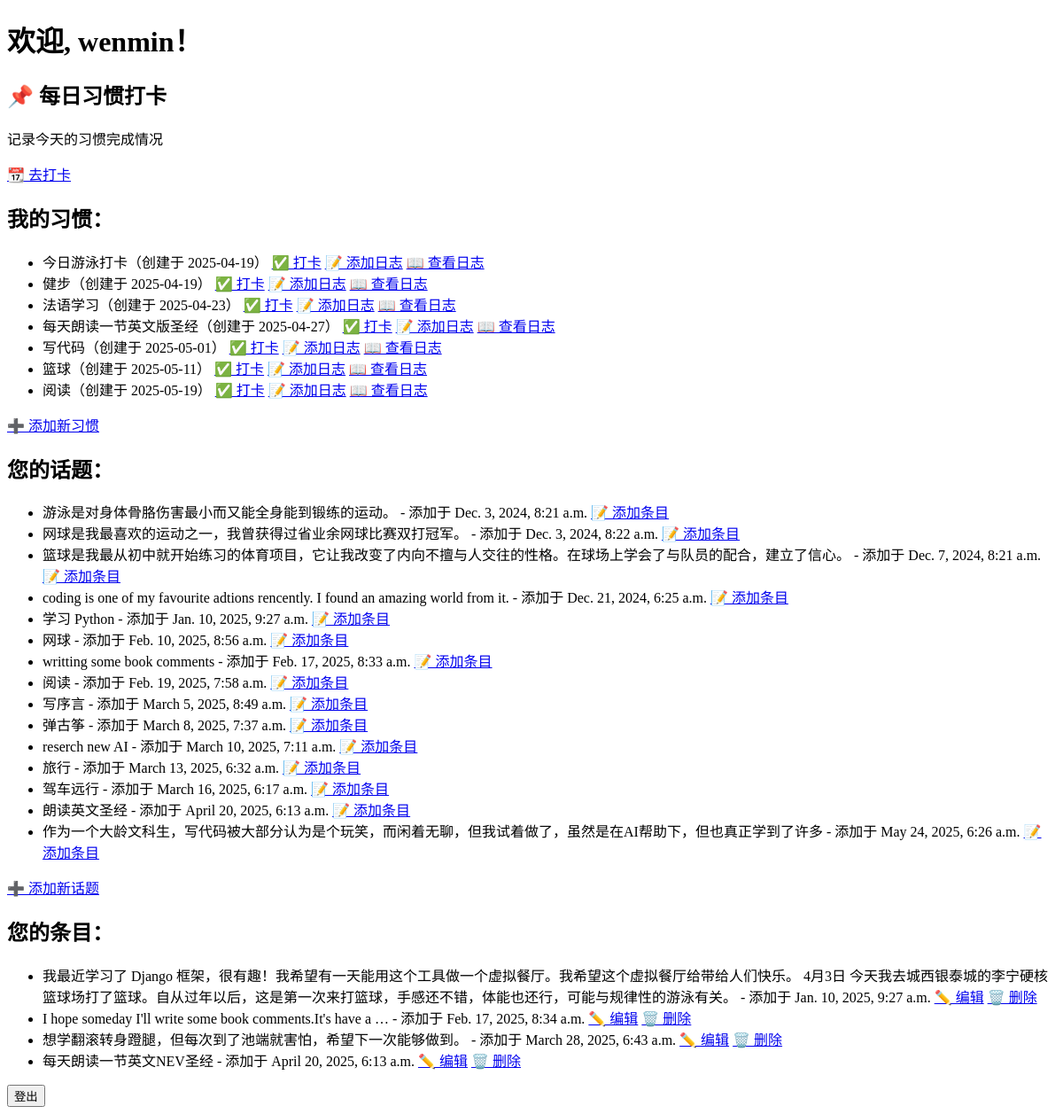
/users/user_home/ (signed in), run on an earlier commit of the app's database.
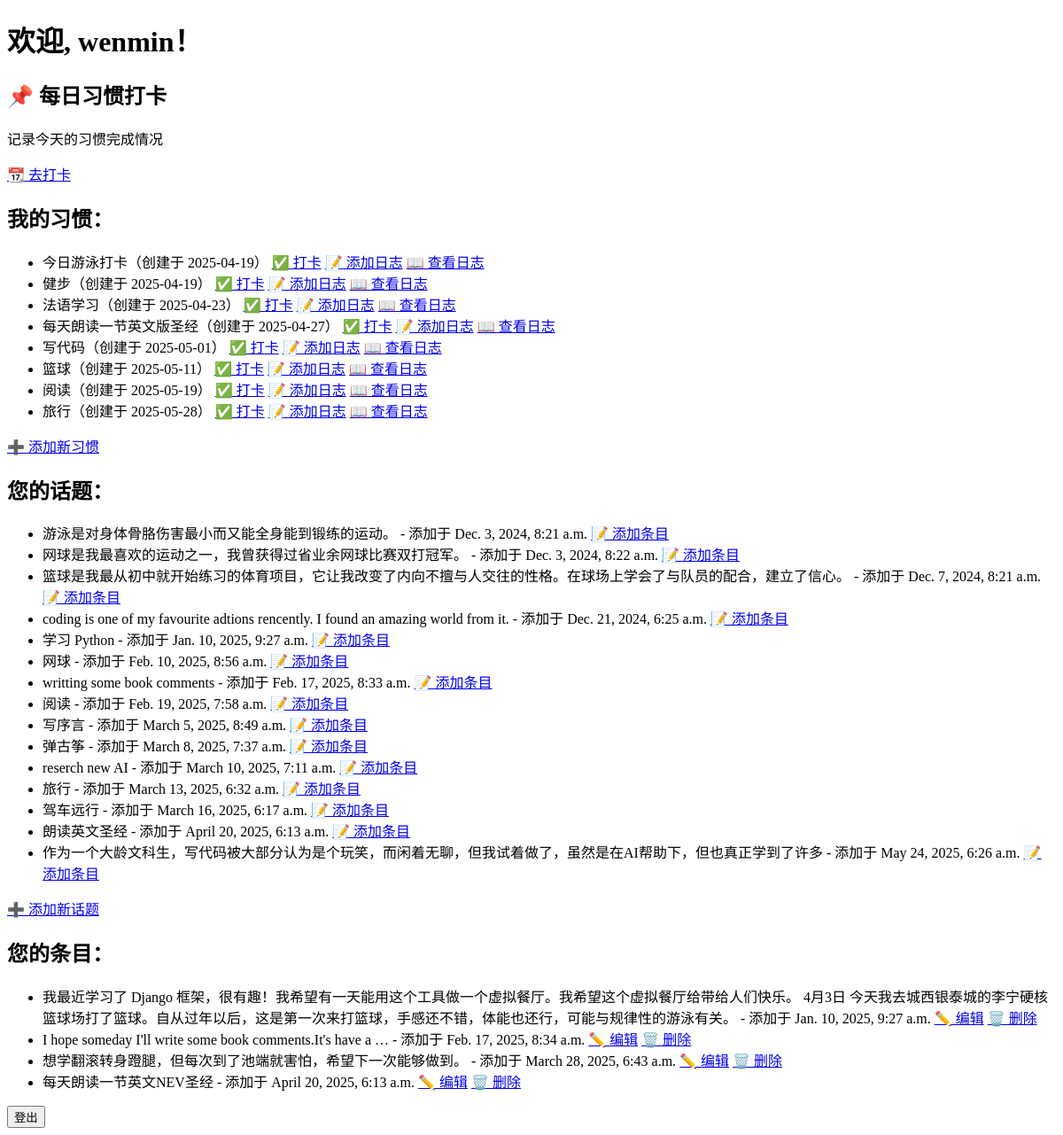
And on a later commit of the database.
### learning_logs/models.py (models this page shows, shortened)
class Habit(models.Model):
    name = models.CharField(max_length=100)
    owner = models.ForeignKey(User, on_delete=models.CASCADE, related_name='user_habits')
    created_at = models.DateTimeField(auto_now_add=True)

class Topic(models.Model):
    text = models.CharField(max_length=200)
    date_added = models.DateTimeField(auto_now_add=True)
    owner = models.ForeignKey(User, on_delete=models.CASCADE, related_name="topics", null=True, blank=True)

class Entry(models.Model):
    topic = models.ForeignKey(Topic, on_delete=models.CASCADE)
    text = models.TextField()
    date_added = models.DateTimeField(auto_now_add=True)
    owner = models.ForeignKey(User, on_delete=models.CASCADE, null=True, blank=True)
    class Meta:
        verbose_name_plural = 'entries'

### users/views.py (the view)
# urls.py: path('user_home/', lambda request: redirect('users:user_home')),
@login_required
def user_home(request):
    topics = Topic.objects.filter(owner=request.user).order_by('date_added')
    entries = Entry.objects.filter(topic__owner=request.user).order_by('date_added')
    habits = Habit.objects.filter(owner=request.user).order_by('created_at')
    context = {'topics': topics, 'entries': entries, 'habits': habits}
    return render(request, 'users/user_home.html', context)

### users/templates/users/user_home.html (shortened to what this page needs)
<!DOCTYPE html>
<html lang="zh">
<head>
</head>
<body>
    <header>
        <h1>欢迎, {{ user.username }}！</h1>
    </header>
<div class="card">
    <h2>📌 每日习惯打卡</h2>
    <p>记录今天的习惯完成情况</p>
    <a href="{% url 'learning_logs:habits' %}" class="btn">📆 去打卡</a>
</div>
<section>
    <h2>我的习惯：</h2>
    <ul>
        {% for habit in habits %}
            <li>
                {{ habit.name }}（创建于 {{ habit.created_at|date:"Y-m-d" }}）
                <a href="{% url 'learning_logs:checkin' habit.id %}">✅ 打卡</a>
                <a href="{% url 'learning_logs:add_habit_log' habit.id %}">📝 添加日志</a>
                <a href="{% url 'learning_logs:habit_log' habit.id %}">📖 查看日志</a>
            </li>
        {% empty %}
            <li>您还没有创建任何习惯。</li>
        {% endfor %}
    </ul>
    <p><a href="{% url 'learning_logs:add_habit' %}">➕ 添加新习惯</a></p>
</section>
    <section>
        <h2>您的话题：</h2>
        <ul>
            {% for topic in topics %}
                <li>
                    {{ topic.text }} - 添加于 {{ topic.date_added }}
                    <a href="{% url 'users:new_entry' topic.id %}">📝 添加条目</a>
                </li>
            {% empty %}
                <li>您还没有任何话题。</li>
            {% endfor %}
        </ul>
        <p><a href="{% url 'users:new_topic' %}">➕ 添加新话题</a></p>
    </section>
    <section>
        <h2>您的条目：</h2>
        <ul>
            {% for entry in entries %}
                <li>
                    {{ entry.text|truncatewords:10 }} - 添加于 {{ entry.date_added }}
                    <a href="{% url 'learning_logs:edit_entry' entry.id %}">✏️ 编辑</a>
                    <a href="{% url 'learning_logs:delete_entry' entry.id %}">🗑️ 删除</a>
                </li>
            {% empty %}
                <li>您还没有任何条目。</li>
            {% endfor %}
        </ul>
    </section>
    <footer>
        <form action="{% url 'users:logout' %}" method="post">
            <button type="submit">登出</button>
        </form>
    </footer>
</body>
</html>

What changed in the data, as far as the page shows it:
added Habit: name "旅行", created_at "2025-05-28"
